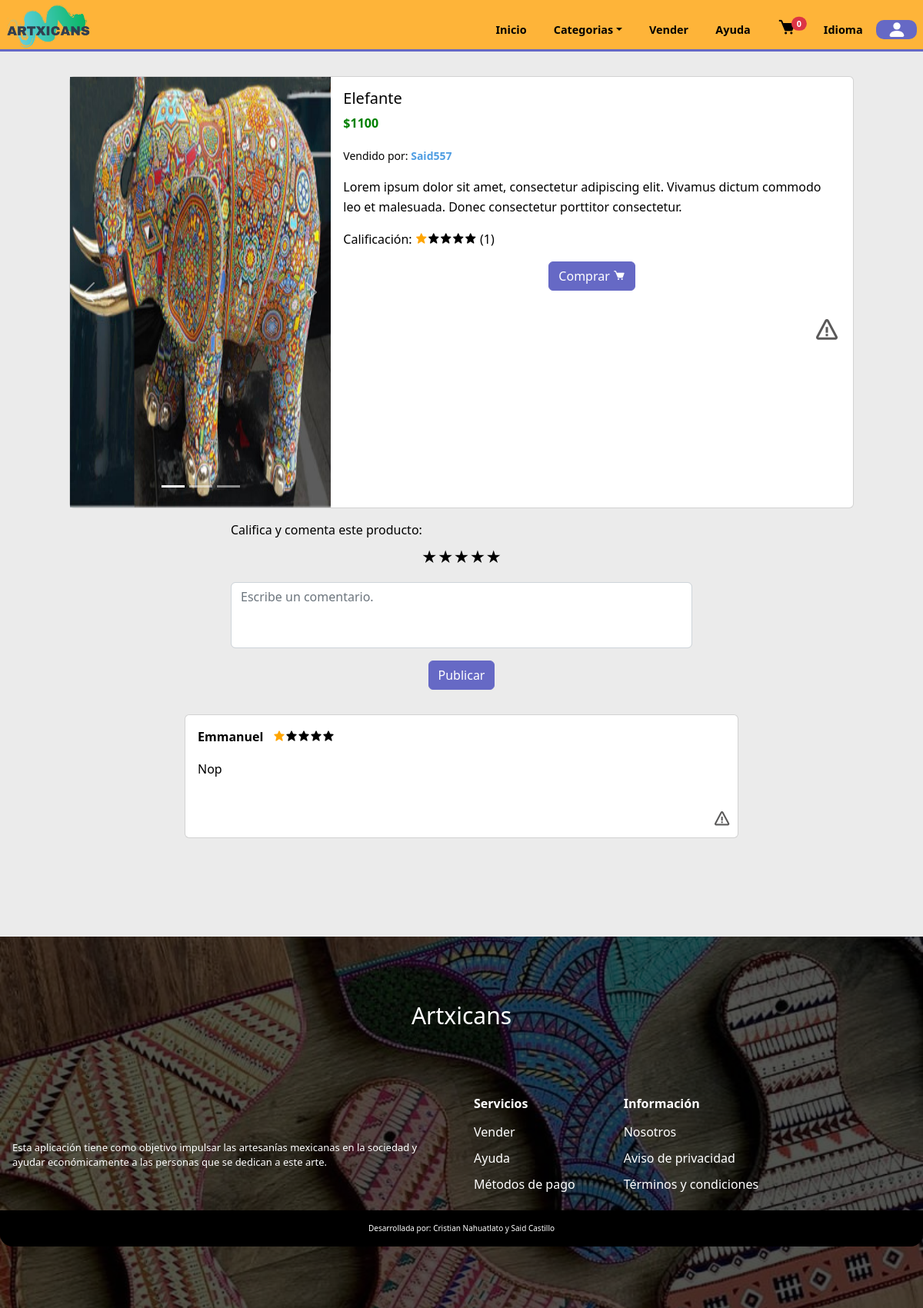
Page /product.php?id_product=9 (signed in) on the committed database.
### tables this page shows
CREATE TABLE `products` (
  `id_product` int(11) NOT NULL,
  `product` varchar(80) NOT NULL,
  `image1` varchar(80) NOT NULL,
  `price` int(11) NOT NULL,
  `description` varchar(250) NOT NULL,
  `category` varchar(30) NOT NULL,
  `stock` int(11) NOT NULL,
  `image2` varchar(30) NOT NULL,
  `image3` varchar(30) NOT NULL,
  `ID_registro` int(11) DEFAULT NULL,
  `estatus` varchar(50) NOT NULL
);

CREATE TABLE `reg_sellers` (
  `IDregseller` int(11) NOT NULL,
  `Nombre` varchar(255) NOT NULL,
  `apellidos` varchar(255) NOT NULL,
  `nickname` varchar(255) NOT NULL,
  `lada` int(4) NOT NULL,
  `telefono` varchar(20) NOT NULL,
  `telefonoref` varchar(20) NOT NULL,
  `domicilio` varchar(255) NOT NULL,
  `postal` varchar(10) NOT NULL,
  `identificador` varchar(255) NOT NULL,
  `solicitud` varchar(50) NOT NULL,
  `ID_registro` int(11) DEFAULT NULL
);

CREATE TABLE `stars` (
  `id_star` int(11) NOT NULL,
  `star` int(11) NOT NULL,
  `comment` varchar(150) NOT NULL,
  `ID_registro` int(11) DEFAULT NULL,
  `id_product` int(11) DEFAULT NULL
);

CREATE TABLE `registro` (
  `ID` int(11) NOT NULL,
  `Nombre` varchar(255) NOT NULL,
  `Correo` varchar(255) NOT NULL,
  `Contraseña` varchar(255) NOT NULL,
  `estatus` int(2) NOT NULL,
  `direccion` int(1) NOT NULL
);

### product.php (the view, shortened to what this page needs)
<?php
    include('templates/cabecera.php');
    include('global/cart.php');
    if(isset($_GET['id_product'])){
        $query = $conn ->query("SELECT * FROM products WHERE id_product = ".$_GET['id_product']) or die($conn->error);
        if(mysqli_num_rows($query) > 0){
            $row = mysqli_fetch_row($query);
        }else{
            echo("<script>location.href = 'index.php';</script>");
        }
    }else{
        echo("<script>location.href = 'index.php';</script>");
    }
?>
<div class="card mb-3 mx-auto card-product" style="width: 85vw;margin-top:2rem">
  <div class="row g-0">
    <div class="col-md-4">
      <div id="carouselExampleIndicators" class="carousel slide">
        <div class="carousel-indicators">
          <button type="button" data-bs-target="#carouselExampleIndicators" data-bs-slide-to="0" class="active" aria-current="true" aria-label="Slide 1"></button>
          <button type="button" data-bs-target="#carouselExampleIndicators" data-bs-slide-to="1" aria-label="Slide 2"></button>
          <button type="button" data-bs-target="#carouselExampleIndicators" data-bs-slide-to="2" aria-label="Slide 3"></button>
        </div>
        <div class="carousel-inner">
          <div class="carousel-item active">
            <img src="./assets/products/<?php echo $row[2]?>" class="d-block w-100 object-fit-cover " style="height:70vh" alt="...">
          </div>
        </div>
        <button class="carousel-control-prev" type="button" data-bs-target="#carouselExampleIndicators" data-bs-slide="prev">
          <span class="carousel-control-prev-icon" aria-hidden="true"></span>
        </button>
        <button class="carousel-control-next" type="button" data-bs-target="#carouselExampleIndicators" data-bs-slide="next">
          <span class="carousel-control-next-icon" aria-hidden="true"></span>
        </button>
      </div>
    </div>
    <?php
      $p = $row[9];
      $vendedor = mysqli_query($conn,"SELECT * FROM reg_sellers WHERE ID_registro = $p");
      $resultVendedor = mysqli_fetch_array($vendedor);
?>
    <div class="col-md-8">
      <div class="card-body">
        <h3 class="card-title"><?php echo $row[1]?></h3>
        <p class="card-text price">$<?php echo $row[3];?></p>
        <p class="card-text"><small class="text-body-secondary">Vendido por:&nbsp;<strong><a href="profile-seller.php?seller_data=<?php echo $resultVendedor['ID_registro']?>"><?php echo $resultVendedor['nickname']?></a></strong></small></p>
        <p class="card-text"><?php echo $row[4]?></p>
        <p class="card-text stars-pointer">Calificación:
          <?php
            $id_product =$row[0];
            $sql = mysqli_query($conn,"SELECT * FROM stars WHERE id_product = $id_product");
            $sum =  mysqli_query($conn,"SELECT SUM(star) as score FROM stars WHERE id_product = $id_product");
            $score = mysqli_fetch_array($sum);
            $num = $sql->num_rows;
            if($num > 0){
            $data1 = $num * 1; $data2 = $num * 2;$data3 = $num * 3; $data4 = $num * 4; $data5 = $num * 5;
            $counter = $score['score'];
            if($counter >= $data5):
            ?>
            <i class="bx bxs-star bx-5"></i><i class="bx bxs-star bx-5"></i><i class="bx bxs-star bx-5"></i><i class="bx bxs-star bx-5"></i><i class="bx bxs-star bx-5"></i>
            <?php elseif($counter >= $data4):?>
            <i class="bx bxs-star bx-5"></i><i class="bx bxs-star bx-5"></i><i class="bx bxs-star bx-5"></i><i class="bx bxs-star bx-5"></i><i class="bx bxs-star bx-10"></i>
            <?php elseif($counter >= $data3):?>
            <i class="bx bxs-star bx-5"></i><i class="bx bxs-star bx-5"></i><i class="bx bxs-star bx-5"></i><i class="bx bxs-star bx-10"></i><i class="bx bxs-star bx-10"></i>
            <?php elseif($counter >= $data2):?>
            <i class="bx bxs-star bx-5"></i><i class="bx bxs-star bx-5"></i><i class="bx bxs-star bx-10"></i><i class="bx bxs-star bx-10"></i><i class="bx bxs-star bx-10"></i>
            <?php else:?>
            <i class="bx bxs-star bx-5"></i><i class="bx bxs-star bx-10"></i><i class="bx bxs-star bx-10"></i><i class="bx bxs-star bx-10"></i><i class="bx bxs-star bx-10"></i>
            <?php endif;
            ?>
        (<?php echo $num?>)
            <?php }?>
        </p>
        <form action="" method="post">
        <div class="choose">
          <button type="submit" class="btn btn-info" name="button-cart" value="Agregar" >Comprar <i class="bx bxs-cart"></i></button>
        </div>
            </form>
    </div>
    <a  data-bs-toggle="modal" data-bs-target="#ModalProductReport-<?php echo $row[0]?>" style="display:flex;justify-content: end; padding :1rem;cursor:pointer;" class="report-container"><i class='bx bx-error bx-md'></i></a>
  </div>
  </div>
</div>
<div class="comments">
    <div class="mb-3 w-auto">
      <label for="exampleFormControlTextarea1" class="form-label">Califica y comenta este producto:</label>
      <form action="./helpers/stars.php?id_p=<?php echo $row[0]?>" method="POST" class="form-stars">
          <p class="clasificacion">
            <label for="radio1">★</label><label for="radio2">★</label><label for="radio3">★</label><label for="radio4">★</label><label for="radio5">★</label>
          </p>
          <textarea class="form-control comment-text" id="exampleFormControlTextarea1" name="comment" rows="3" placeholder="Escribe un comentario." maxlength="100"></textarea>
          <div class="btn-send-com">
          <?php if(@!$_SESSION['user']){
            ?>
            <!-- <input type="submit" class="btn btn-info" name="send-comment"value="Publicar" disabled>
           -->
            <div class="alert alert-primary" role="alert">
                 Inicia sesión para comentar.
            </div>
            <?php }else{
                 $id_user = $_SESSION['id'];
                 $query3 = mysqli_query($conn,"SELECT * FROM stars WHERE ID_registro = $id_user AND id_product = $id_product");
                 if($query3->num_rows > 0){
                   echo "<input class='btn btn-info' name='send-comment' value='Publicar' disabled>";
                  }else{
            ?>
                    <input type="submit" class="btn btn-info" name="send-comment" value="Publicar">
          <?php } } ?>
        </div>
        </form>
      </div>
        </div>
        <div class="all-comments">
      <?php
        $check = mysqli_query($conn,"SELECT * FROM registro INNER JOIN stars
        ON registro.ID = stars.ID_registro INNER JOIN products
        ON stars.id_product = products.id_product
        WHERE stars.id_product = $id_product");
        if($check->num_rows > 0){
          if(@!$_SESSION['user']){
            $query2 = mysqli_query($conn,"SELECT * FROM registro INNER JOIN stars
            ON registro.ID = stars.ID_registro INNER JOIN products
            ON stars.id_product = products.id_product
            WHERE stars.id_product = $id_product");
          }else{
            $query2 = mysqli_query($conn,"SELECT * FROM registro INNER JOIN stars
            ON registro.ID = stars.ID_registro INNER JOIN products
            ON stars.id_product = products.id_product
            WHERE stars.id_product = $id_product AND stars.ID_registro <> $id_user");
              ?>
         <?php
            }
        while($data = mysqli_fetch_array($query2)){
      ?>
      <div class="card card-comment">
        <div class="card-body">
          <div class="com-cointer">
        <p class="stars-score"><strong><?php echo $data['Nombre']?></strong>&nbsp;&nbsp;
              <?php
              switch($data['star']){
                case '1': echo "<i class='bx bxs-star bx-5'></i><i class='bx bxs-star bx-10'></i><i class='bx bxs-star bx-10'></i><i class='bx bxs-star bx-10'></i><i class='bx bxs-star bx-10'></i>";
                break;
              }
              ?>
        </p>
        </div>
        <p > <?php echo $data['comment']?></p>
      </div>
      <div class="options-container">
        <a  data-bs-toggle="modal" style="cursor:pointer" data-bs-target="#ModalReport-<?php echo $data['id_star']?>" class="report-container"><i class='bx bx-error bx-sm'></i></a>
      </div>
      </div>
    <?php }
        }else{
          ?>
          <div class="alert alert-dark" role="alert">
            Este producto aún no cuenta con comentarios.
          </div>
          <?php
        }
    ?>
</div>
<?php
    include('templates/pie.php');
?>

### styles/home/products.css (style rules this page uses)
.price { font-weight: bold; color: green; }
.form-stars p { text-align: center; }
.form-stars label { font-size: 20px; }
.form-stars label { color:black; cursor: pointer; }
.clasificacion { direction: rtl; unicode-bidi: bidi-override; }
.btn-info { --bs-btn-color: var(--bs-white); --bs-btn-bg: var(--second-alpha-color); --bs-btn-border-color: var(--second-alpha-color); --bs-btn-hover-color: var(--bs-white); --bs-btn-hover-bg: #787bc8; --bs-btn-hover-border-color:var(--second-alpha-color) ; --bs-btn-focus-shadow-rgb: var(--bd-violet-rgb); --bs-btn-active-color: var(--bs-btn-hover-color); --bs-btn-active-bg: var(--second-alpha-color); --bs-btn-active-border-color: var(--second-alpha-color); --bs-btn-disabled-color:rgb(57, 55, 55); --bs-btn-disabled-bg: #a7a9ea; --bs-btn-disabled-border-color: #787bc8; }
.comments { display: flex; align-items: center; justify-content: center; flex-direction: column; flex-wrap: wrap; }
.comment-text { width: 90vw; resize: none; }
.btn-send-com { display: flex; align-items: center; justify-content: center; margin-top: 1rem; }
.all-comments { margin: 0 auto; display: flex; align-items: center; justify-content: center; flex-wrap: wrap; flex-direction: column; }
.card-comment { margin-top: 1rem; width:90vw; }
.bx-10 { color: black; }
.bx-5 { color: orange; }
@media screen and (min-width: 768px) { .comments textarea { width: 50vw; } }
@media screen and (min-width: 768px) { .card-comment { width:60vw; } }

### styles/home/main.css (style rules this page uses)
body { top:0px !important; }

### styles/pages/products.css (style rules this page uses)
.choose { margin-top: 1rem; display: flex; align-items: center; justify-content: center; gap: 10px; }
.options-container { display:flex; justify-content:end; padding :0.5rem; }
.report-container,.show-more-comment { color: black; }
.report-container .bx { color: rgb(90, 89, 89); }

### index.css (style rules this page uses)
:root { --first-color: #feb439; --first-alpha-color: #FDD100; --second-color: #7D3C98; --second-alpha-color: #6669c5; --black-color: black; --white-color: white; --black-alpha-color: rgba(0,0,0,0.5); --white-alpha-color: rgba(255,255,255,0.5); --opacity-color: rgba(8,75,138,0.7); --font: "RaleWay",sans-serif; --max-width: 1200px; --header-height: 4.7rem; --link-color: #509ee3; --card-bg:rgb(225,225,235); --card-hover:rgb(255,255,255); }
* { padding:0; margin:0; -webkit-box-sizing: border-box; -moz-box-sizing: border-box; box-sizing: border-box; }
html { box-sizing: border-box; font-family: var(--font); font-size: 16px; scroll-behavior: smooth; }
*, *::after, *::before { box-sizing: inherit; }
body { margin: 0; overflow-x: hidden; color: var(--black-color); background-color: rgb(235, 235, 235);; }
a { color: var(--link-color); transition: all 0.5s ease-out; text-decoration: none; }
h3 { margin: 0; font-size: 1.25rem; }
img { max-width: 100%; height: auto; }
p { line-height: 1.6; }

### rows in the picture
products: image1 (picture), product "Elefante", price "1100", description "Lorem ipsum dolor sit amet, consectetur adipiscing elit. Vivamus dictum commodo leo et malesuada. Donec consectetur porttitor consectetur."
reg_sellers: nickname "Said557"
stars: ID_registro.Nombre "Emmanuel", star 1 (drawn), comment "Nop"

### other values in the picture
$num "1"
